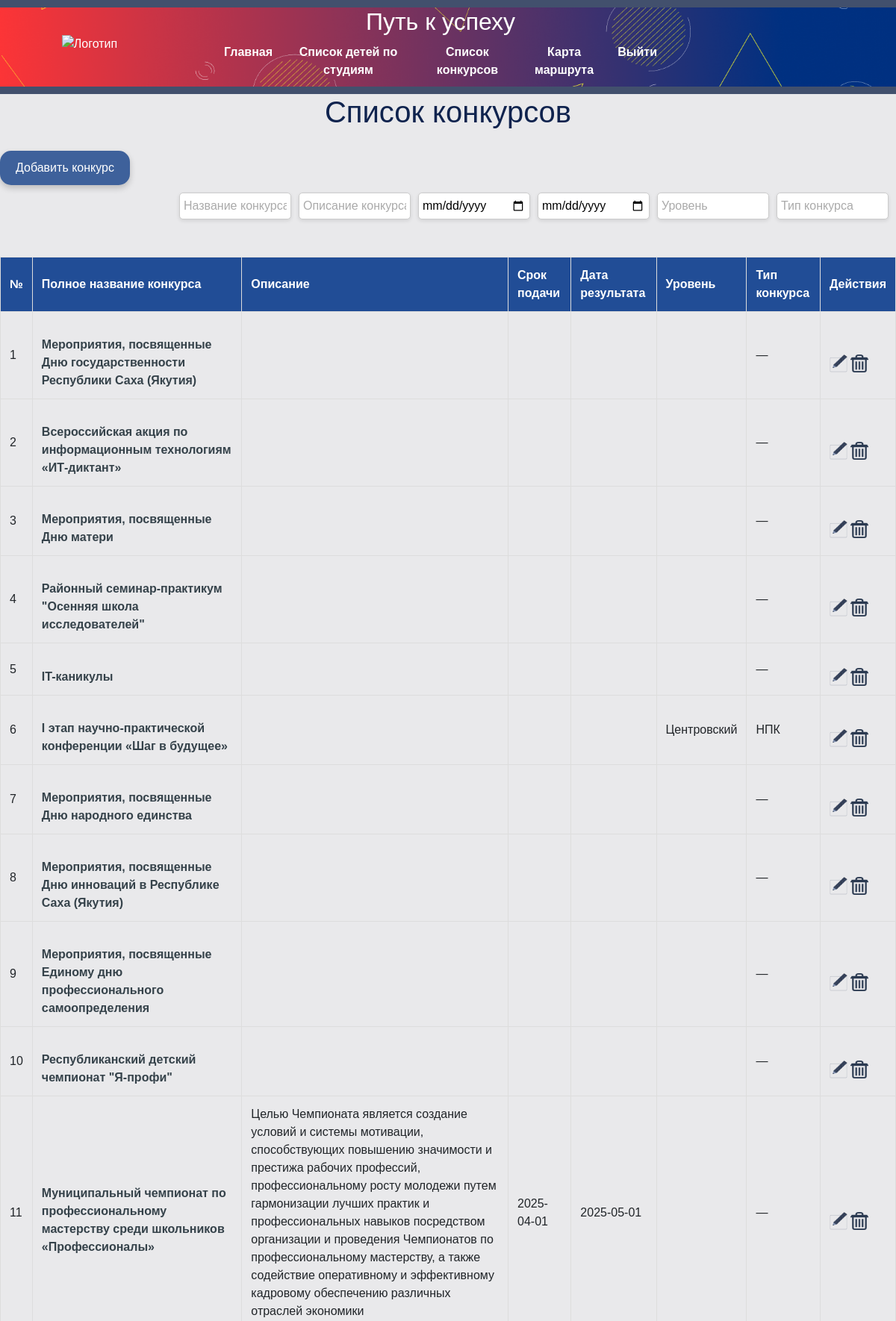
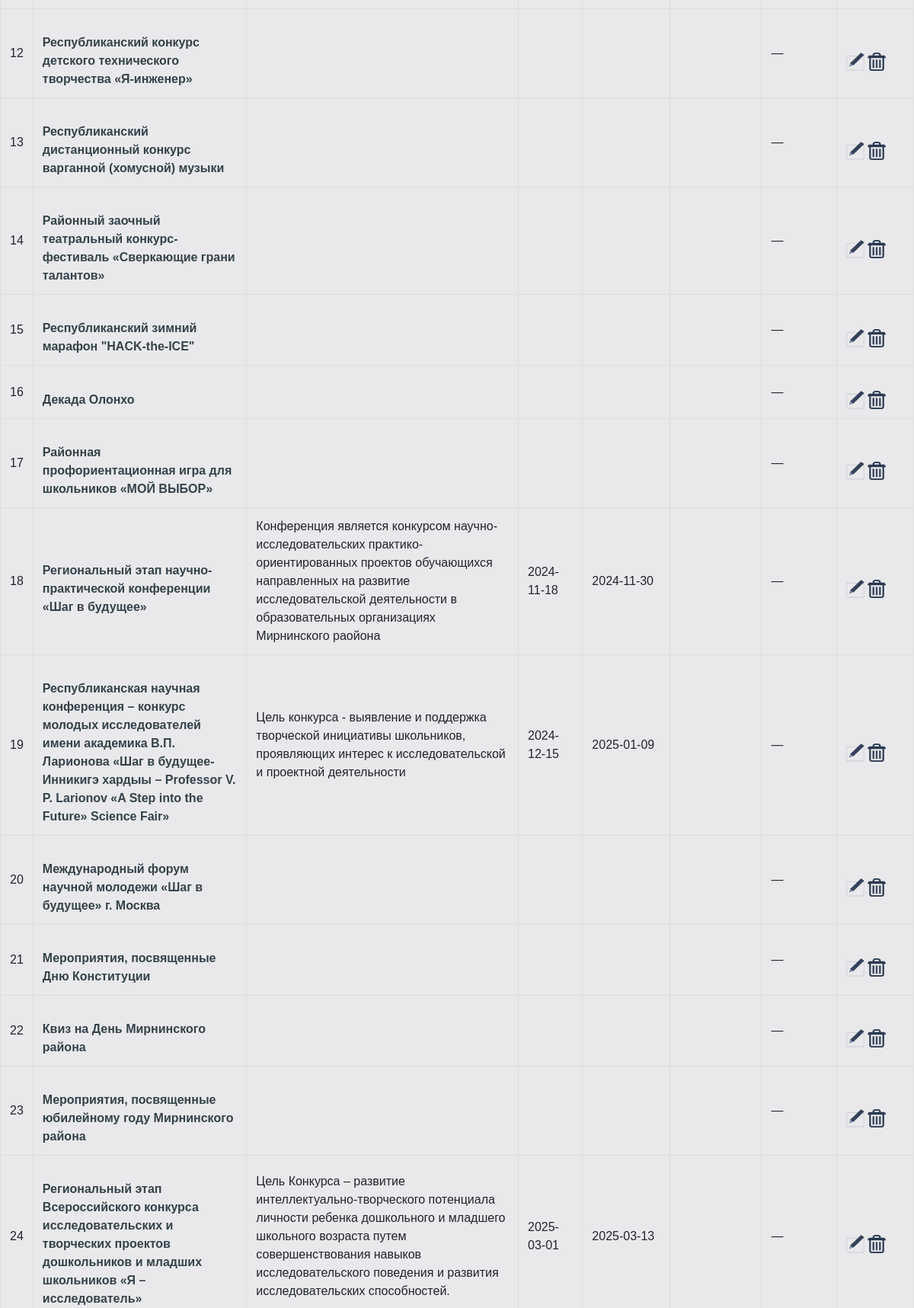
Screenshot of /events (signed in, upper part) with the database file from the repository (2 pictures, top to bottom).
### tables this page shows
CREATE TABLE events_table (
        id INTEGER PRIMARY KEY AUTOINCREMENT,
        name TEXT NOT NULL,
        opisanie TEXT,
        srok_podachi_date DATE,
        result_date DATE,
        level TEXT,
        type_event_id INTEGER,
        FOREIGN KEY (type_event_id) REFERENCES event_type(id)
    );

CREATE TABLE event_type (
        id INTEGER PRIMARY KEY AUTOINCREMENT,
        name TEXT NOT NULL UNIQUE
    );

### flask_app.py (the view)
@app.route('/events')
def events():
    events_t = get_events()
    return render_template('events.html', events=events_t, levels=levels)

### flask_app.py (called while the page is built)
@app.before_request
def before_request():
    if 'username' not in session and request.endpoint not in ['login', 'static']:
        return redirect(url_for('login'))
    if 'username' in session and request.endpoint not in ['login', 'static']:
        username = session['username']
        year_1, year_2 = get_user_year_settings(username)
        session['year_1'] = year_1
        session['year_2'] = year_2
        session.modified = True

### sql_utils/crud_db.py (called while the page is built)
def get_user_year_settings(username):
    try:
        conn = get_db_connection()
        cursor = conn.cursor()
        cursor.execute("""
             SELECT year_1, year_2 FROM user_settings
             WHERE user=?
             ORDER BY id DESC
             LIMIT 1
         """, (username,))
        result = cursor.fetchone()
        if result:
            return result[0], result[1]
        return 2024, 2025  # значения по умолчанию
    except Exception as e:
        flash(f'Ошибка получения настроек пользователя: {e}', 'error')
        return 2024, 2025
    finally:
        conn.close()

### sql_utils/db_helpers.py (called while the page is built)
def get_db_connection():
    conn = sqlite3.connect('date_source.db')
    conn.row_factory = sqlite3.Row
    return conn

def dict_from_row(row):
    result = {}
    for key in row.keys():
        value = row[key]
        result[key] = value if value is not None and row[key] != 'None' else ''
    return result

### sql_utils/event_db.py (called while the page is built)
def get_events():
    conn = get_db_connection()
    conn.row_factory = sqlite3.Row
    cursor = conn.cursor()
    cursor.execute("""
        SELECT e.*, t.name AS type_event_name
        FROM events_table e
        LEFT JOIN event_type t ON e.type_event_id = t.id
    """)
    events = cursor.fetchall()
    conn.close()
    return [dict_from_row(event) for event in events]

### templates/events.html (shortened to what this page needs)
{% extends 'base.html' %}
{% block content %}
<h1>Список конкурсов</h1>
<a href="{{ url_for('add_konkurs') }}" class="btn">
     Добавить конкурс
</a>
<div class="filter-container">
    <input type="text" id="filterName" oninput="filterTable()" placeholder="Название конкурса">
    <input type="text" id="filterOpisanie" oninput="filterTable()" placeholder="Описание конкурса">
    <input type="date" id="filterDB" oninput="filterTable()" placeholder="Дата подачи заявки">
    <input type="date" id="filterDE" oninput="filterTable()" placeholder="Дата результата">
    <input type="text" id="filterLevel" oninput="filterTable()" placeholder="Уровень">
    <input type="text" id="filterType" oninput="filterTable()" placeholder="Тип конкурса">
</div>
<table id="eventTable">
    <thead>
        <tr>
            <th>№</th>
            <th onclick="sortTable(1)">Полное название конкурса</th>
            <th onclick="sortTable(2)">Описание</th>
            <th onclick="sortTable(3)">Срок подачи</th>
            <th onclick="sortTable(4)">Дата результата</th>
            <th onclick="sortTable(5)">Уровень</th>
            <th onclick="sortTable(6)">Тип конкурса</th>
            <th>Действия</th>
        </tr>
    </thead>
    <tbody>
        {% for event in events %}
        <tr>
            <td>{{ loop.index }}</td>
            <td><a href="{{ url_for('spisok_in_event', event_id=event.id) }}">{{ event['name'] }}</a></td>
            <td>{{ event['opisanie'] }}</td>
            <td>{{ event['srok_podachi_date'] }}</td>
            <td>{{ event['result_date'] }}</td>
            <td>{{ event['level'] }}</td>
            <td>{{ event['type_event_name'] if event['type_event_name'] else '—' }}</td>
            <td>
                <a href="{{ url_for('edit_event_inevent', id_event=event.id) }}" class="edit-btn">
                    <img src="{{ url_for('static', filename='img/pen.png') }}" alt="Редактировать" style="width: 24px; height: 24px;">
                </a>
                <a href="{{ url_for('delete_event', id_event=event.id) }}" class="delete-btn" onclick="return confirm('Вы уверены, что хотите удалить этот конкурс?');">
                    <img src="{{ url_for('static', filename='img/del.png') }}" alt="Удалить" style="width: 24px; height: 24px;">
                </a>
            </td>
        </tr>
        {% endfor %}
    </tbody>
</table>
<br><br><br>
{% endblock %}

### static/styles.css (style rules this page uses)
html, body { margin: 0; }
body { font-family: Arial, sans-serif; margin: 0; padding: 0; background-color: #E9E9EB; width: 100%; box-sizing: border-box; }
h1 { text-align: center; color: #0F234E; }
table { width: 100%; border-collapse: collapse; margin: 20px 0; }
table, th, td { border: 1px solid #ddd; }
th, td { padding: 12px; text-align: left; }
th { background-color: #214D96; color: white; }
select, input[type="date"], input[type="text"], input[type="file"] { width: 100%; padding: 10px; margin-bottom: 20px; border: 1px solid #ccc; border-radius: 4px; box-sizing: border-box; }
a { display: inline-block; margin-top: 20px; text-decoration: none; color: #35424a; font-weight: bold; }
.btn { display: inline-block; padding: 10px 20px; background-color: #3E619B; color: white; text-decoration: none; border-radius: 15px; transition: background-color 0.3s; box-shadow: 0 4px 8px rgba(0, 0, 0, 0.2); }
.filter-container { display: flex; justify-content: flex-end; gap: 10px; padding: 10px; }
.filter-container input { width: 150px; padding: 5px; border: 1px solid #ccc; border-radius: 5px; box-shadow: 0 2px 5px rgba(0, 0, 0, 0.1); }
.filter-container input::placeholder { color: #aaa; }

### rows the page displays
events_table: name "Мероприятия, посвященные Дню государственности Республики Саха (Якутия)", name "—"
events_table: name "Всероссийская акция по информационным технологиям «ИТ-диктант»", event "—"
events_table: name "Мероприятия, посвященные Дню матери", event "—"
events_table: name "Районный семинар-практикум \"Осенняя школа исследователей\"", event "—"
events_table: name "IT-каникулы", event "—"
events_table: name "I этап научно-практической конференции «Шаг в будущее»", level "Центровский", name "НПК"
events_table: name "Мероприятия, посвященные Дню народного единства", event "—"
events_table: name "Мероприятия, посвященные Дню инноваций в Республике Саха (Якутия)", event "—"
events_table: name "Мероприятия, посвященные Единому дню профессионального самоопределения", event "—"
events_table: name "Республиканский детский чемпионат \"Я-профи\"", event "—"
events_table: name "Муниципальный чемпионат по профессиональному мастерству среди школьников «Профессионалы»", opisanie "Целью Чемпионата является создание условий и системы мотивации, способствующих повышению значимости и престижа рабочих профессий, профессиональному росту молодежи путем гармонизации лучших практик и профессиональных навыков посредством организации и проведения Чемпионатов по профессиональному мастерству, а также содействие оперативному и эффективному кадровому обеспечению различных отраслей экономики", srok_podachi_date "2025-04-01", result_date "2025-05-01", event "—"
events_table: name "Республиканский конкурс детского технического творчества «Я-инженер»", event "—"
events_table: name "Республиканский дистанционный конкурс варганной (хомусной) музыки", event "—"
events_table: name "Районный заочный театральный конкурс-фестиваль «Сверкающие грани талантов»", event "—"
events_table: name "Республиканский зимний марафон \"HACK-the-ICE\"", event "—"
events_table: name "Декада Олонхо", event "—"
events_table: name "Районная профориентационная игра для школьников «МОЙ ВЫБОР»", event "—"
events_table: name "Региональный этап научно-практической конференции «Шаг в будущее»", opisanie "Конференция является конкурсом научно-исследовательских практико-ориентированных проектов обучающихся направленных на развитие исследовательской деятельности в образовательных организациях Мирнинского раойона", srok_podachi_date "2024-11-18", result_date "2024-11-30", event "—"
events_table: name "Республиканская научная конференция – конкурс молодых исследователей имени академика В.П. Ларионова «Шаг в будущее-Инникигэ хардыы – Professor V. P. Larionov «A Step into the Future» Science Fair»", opisanie "Цель конкурса - выявление и поддержка творческой инициативы школьников, проявляющих интерес к исследовательской и проектной деятельности", srok_podachi_date "2024-12-15", result_date "2025-01-09", event "—"
events_table: name "Международный форум научной молодежи «Шаг в будущее» г. Москва", event "—"
events_table: name "Мероприятия, посвященные Дню Конституции", event "—"
events_table: name "Квиз на День Мирнинского района", event "—"
events_table: name "Мероприятия, посвященные юбилейному году Мирнинского района", event "—"
events_table: name "Региональный этап Всероссийского конкурса исследовательских и творческих проектов дошкольников и младших школьников «Я – исследователь»", opisanie "Цель Конкурса – развитие интеллектуально-творческого потенциала личности ребенка дошкольного и младшего школьного возраста путем совершенствования навыков исследовательского поведения и развития исследовательских способностей.", srok_podachi_date "2025-03-01", result_date "2025-03-13", event "—"
